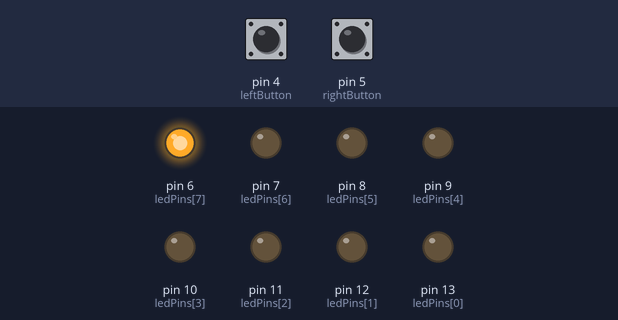
Simulated run of this sketch. Board: Arduino Uno, built with avr-gcc and run on an emulated ATmega328P. On the bench: output pins drawn as LEDs (lit = HIGH). The inputs (shaded band) are chosen by the test bench; at power-on: pin 4 (leftButton) HIGH, pin 5 (rightButton) HIGH.

Above: at 0.05 s.
At 0.45 s:
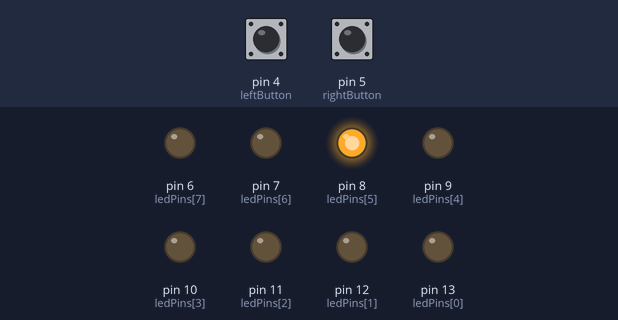
At 0.85 s:
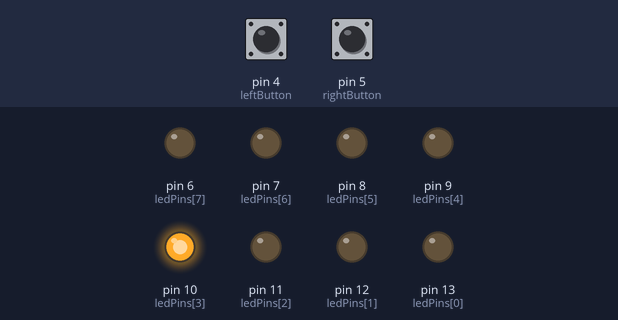
At 1.85 s:
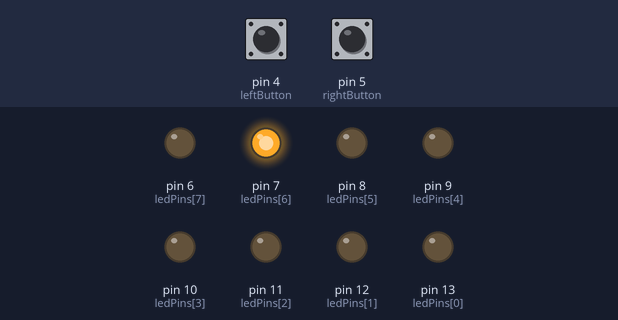
At 2.65 s:
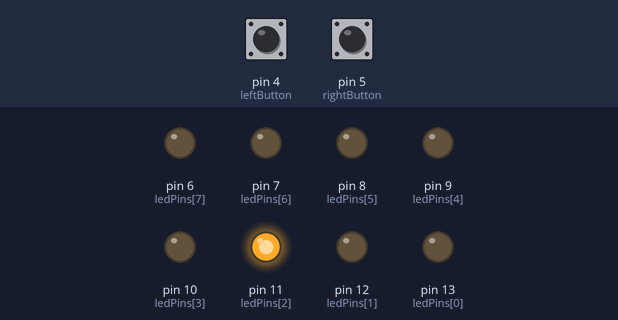
At 3.55 s:
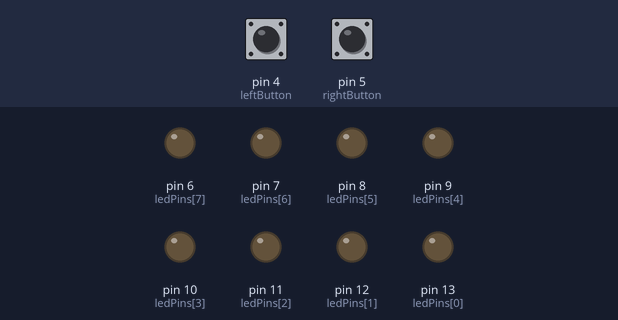
Timing chart, 0 to 3.9 s (numbered marks = the images above):
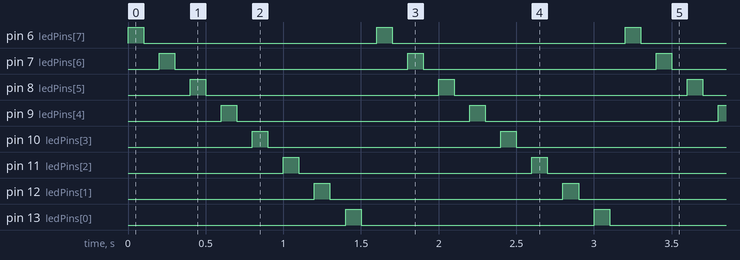

The sketch:

ledLeftOrRight.ino
```cpp
  int ledPins[] = {13, 12, 11, 10, 9, 8, 7, 6}; // LED pins
  int ledCount = 8;


  const byte leftButton = 4;
  byte leftButtonState;
  byte leftLastState = LOW;

  const byte rightButton = 5;
  byte rightButtonState;
  byte rightLastState = LOW;

  bool isToTheLeft = true;


  void setup(){
     pinMode(leftButton, INPUT_PULLUP);
     pinMode(rightButton, INPUT_PULLUP);
     for(int i = 0; i < ledCount; i++){
         pinMode(ledPins[i], OUTPUT);
     }
  }

  void loop(){
  checkButtonState(leftButton, leftButtonState, leftLastState);
  checkButtonState(rightButton, rightButtonState, rightLastState);
  blinkButtons(isToTheLeft);
  }

  void blinkButtons(bool isLeft){
    int blinkLed = 0;
     for(int i = 0; i < ledCount; i++){

  checkButtonState(leftButton, leftButtonState, leftLastState);
  checkButtonState(rightButton, rightButtonState, rightLastState);
          if (isLeft != isToTheLeft ){
            break;
          }
        if (isLeft) {
          blinkLed = i;
        } else {
          blinkLed = ledCount - i - 1;
        }

         digitalWrite(ledPins[blinkLed], HIGH);
         delay(100);
         digitalWrite(ledPins[blinkLed], LOW);
         delay(100);
     }
  }

  void checkButtonState(byte button, byte buttonState, byte lastState){
      buttonState = digitalRead(button);

    if(buttonState && buttonState != lastState){
      if (button == leftButton){
        isToTheLeft = true;
      } else {
        isToTheLeft = false;
      }
    }
    lastState = buttonState;
  }
```

Measured:
- by itself, pin 6 (ledPins[7]), pin 7 (ledPins[6]), pin 8 (ledPins[5]), pin 9 (ledPins[4]), pin 10 (ledPins[3]), pin 11 (ledPins[2]), pin 12 (ledPins[1]), pin 13 (ledPins[0]): alternates HIGH for 0.10 s and LOW for 1.5 s
- by itself, everything shown: repeats every 1.6 s, in 16 steps
